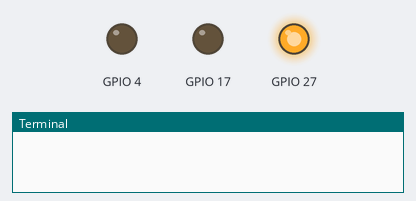
A program run on a simulated Raspberry Pi (BCM pin numbers). Parts: output pins drawn as LEDs (lit = HIGH), the last lines printed to the terminal. At 5.0 s the program stops and its outputs stay as they are.

Above: at 0.1 s.
At 5.1 s:
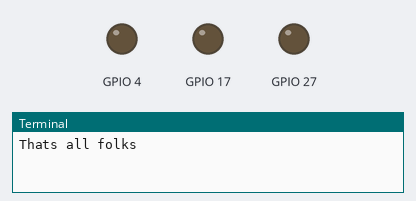
Timing chart, 0 to 6.5 s (numbered marks = the images above):
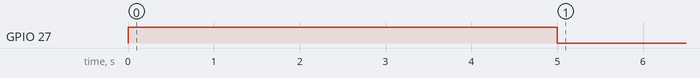

Measured:
- by itself, GPIO 27: LOW → HIGH at 0.00 s, → LOW 5.0 s later

The program:

ledOn.py
```python
import RPi.GPIO as GPIO
import time

control_value = 70
# Setup GPIO pins
# Set the BCM mode
GPIO.setmode(GPIO.BCM)
GPIO.setwarnings(False)

# Outputs
GPIO.setup( 4, GPIO.OUT) # heat command
GPIO.setup(17, GPIO.OUT) # cool command
GPIO.setup(27, GPIO.OUT) # no change command
# Ensure all LEDs are off to start
GPIO.output( 4, GPIO.LOW)
GPIO.output(17, GPIO.LOW)
GPIO.output(27, GPIO.LOW)
# The following should be appended to the existing code
if control_value > 65 and control_value < 75: # no change
    GPIO.output(27, GPIO.HIGH)
    time.sleep(5)
    GPIO.output(27, GPIO.LOW)
elif control_value > 82 and control_value < 84: # heat
    GPIO.output(4, GPIO.HIGH)
    time.sleep(5)
    GPIO.output(4, GPIO.LOW)
elif control_value > 56 and control_value < 68: # cool
    GPIO.output(17, GPIO.HIGH)
    time.sleep(5)
    GPIO.output(17, GPIO.LOW)
else:
    print 'strange value calculated'
# This next statement used in debugging phase
print 'Thats all folks'
```
